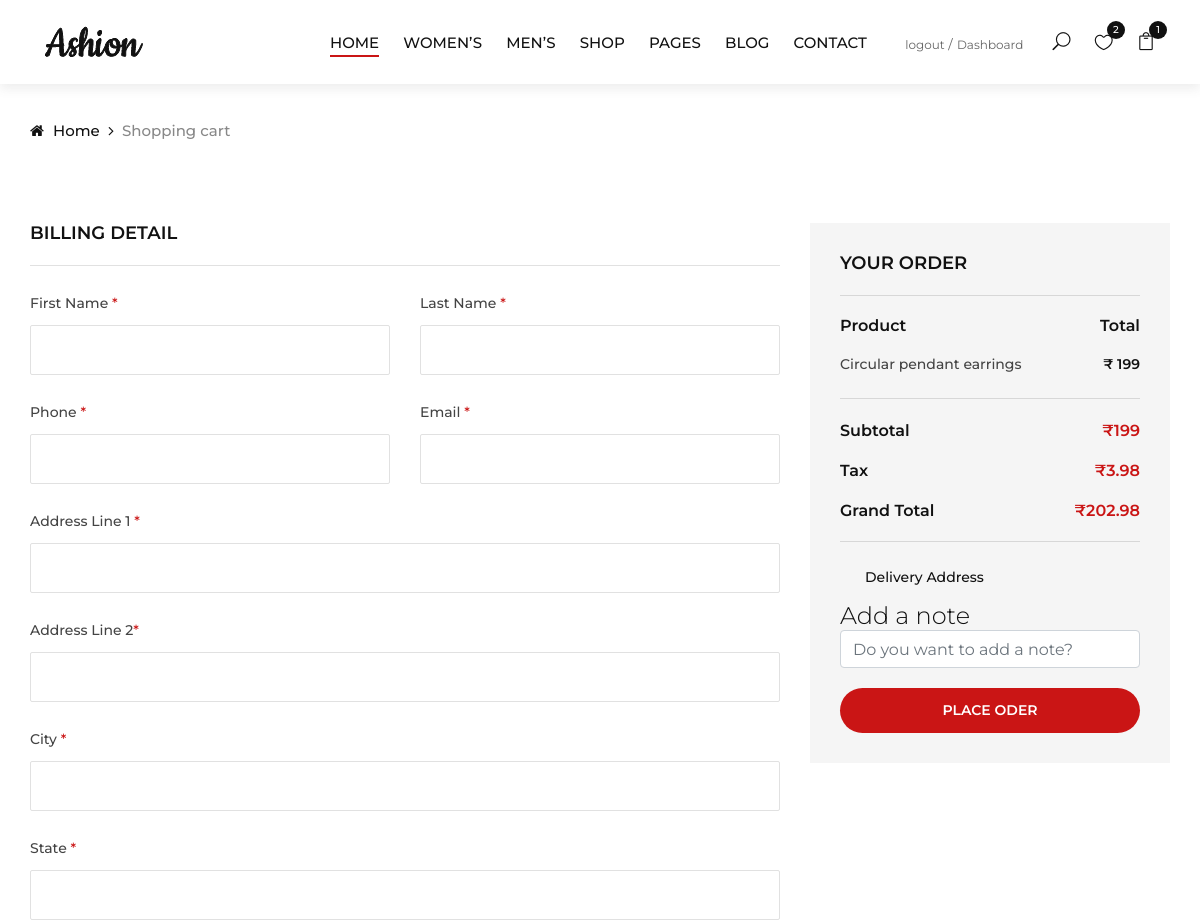
/cart/checkout/ (signed in, upper part), run on an earlier commit of the app's database.
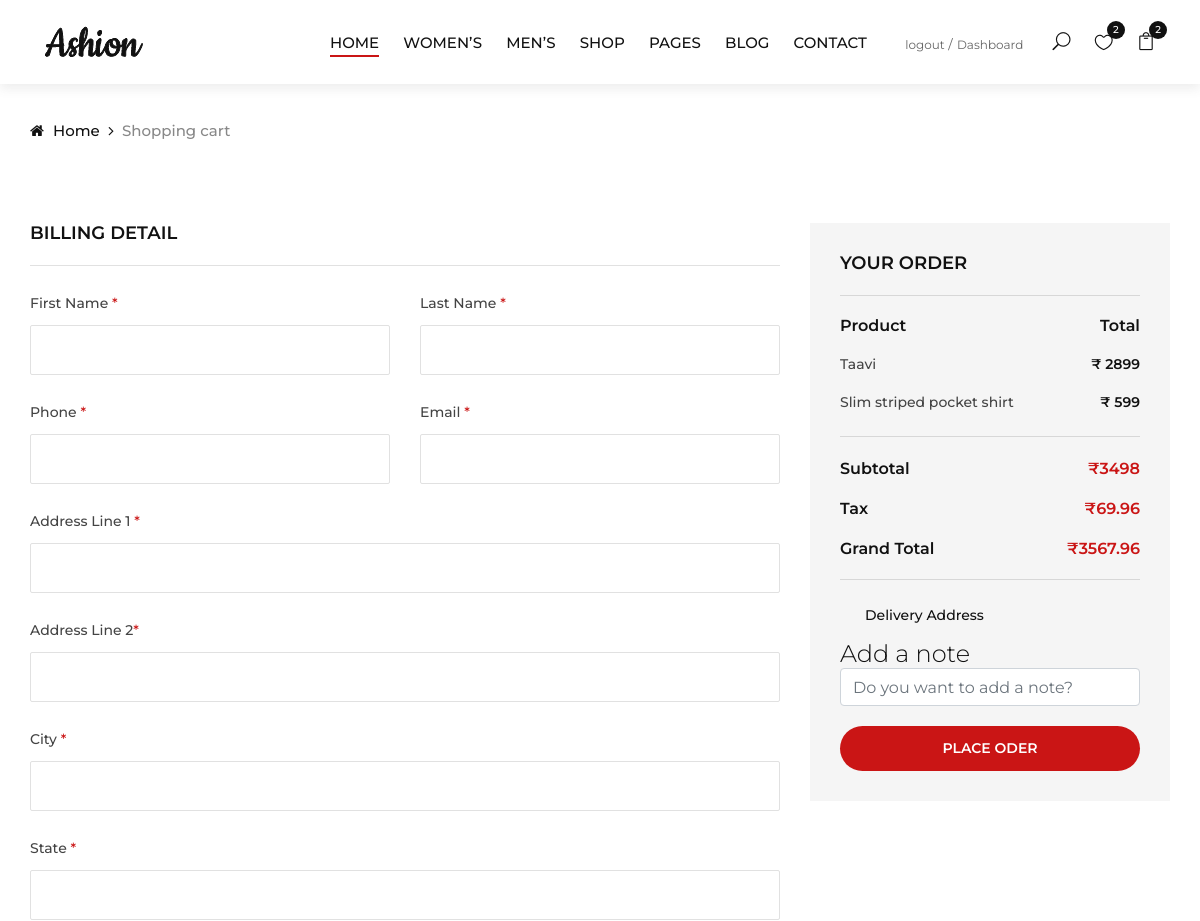
And on a later commit of the database.
### carts/models.py (models this page shows, shortened)
class CartItem(models.Model):
    user = models.ForeignKey(Account, on_delete=models.CASCADE, null=True)
    product = models.ForeignKey(Product, on_delete=models.CASCADE)
    variations = models.ManyToManyField(Variation, blank=True)
    cart = models.ForeignKey(Cart, on_delete=models.CASCADE,null=True)
    quantity = models.IntegerField()
    is_active = models.BooleanField(default=True)

### store/models.py (models this page shows, shortened)
class Product(models.Model):
    product_name = models.CharField(max_length=255, unique=True)
    slug = models.SlugField(max_length=255, unique=True)
    description = models.TextField(max_length=500, blank=True)
    price = models.IntegerField()
    stock = models.IntegerField()
    images = models.ImageField(upload_to='photos/products')
    cropping = ImageRatioField('images', '512x512')
    image_1 = models.ImageField(upload_to='photos/products',blank=True)
    image_2 = models.ImageField(upload_to='photos/products',blank=True)
    image_3 = models.ImageField(upload_to='photos/products',blank=True)
    image_4 = models.ImageField(upload_to='photos/products',blank=True)
    is_available = models.BooleanField(default=True)
    category = models.ForeignKey(Category, on_delete=models.CASCADE)
    created_date = models.DateTimeField(auto_now_add=True)
    modified_date = models.DateTimeField(auto_now=True)

### carts/views.py (the view)
# urls.py: path('checkout/',views.checkout,name='checkout'),
@login_required(login_url='login')
def checkout(request, total=0, quantity=0, cart_items=None):
    try:
        tax = 0
        grand_total = 0
        if request.user.is_authenticated:
            cart_items = CartItem.objects.filter(user=request.user, is_active=True)
            address = Delivery_address.objects.filter(user=request.user)
        else:
            cart = Cart.objects.get(cart_id=_cart_id(request))
            cart_items = CartItem.objects.filter(cart=cart, is_active=True)
        for cart_item in cart_items:
            total +=(cart_item.product.price * cart_item.quantity)
            quantity += cart_item.quantity
        tax = (2 * total)/100
        grand_total = total + tax
    except ObjectDoesNotExist:
        pass
    context ={
        'total' : total,
        'quantity' : quantity,
        'cart_items' : cart_items,
        'tax' : tax,
        'grand_total' : grand_total,
        'address': address,
    }
    return render (request, 'checkout.html', context)

### carts/context_processors.py (called while the page is built)
def counter(request):
    cart_count = 0
    if 'admin' in request.path:
        return{}
    else :
        try:
            cart = Cart.objects.filter(cart_id = _cart_id(request))
            if request.user.is_authenticated:
                cart_items = CartItem.objects.all().filter(user=request.user)
            else :
                cart_items = CartItem.objects.all().filter(cart=cart[:1])
            for cart_item in cart_items:
                cart_count += cart_item.quantity
        except Cart.DoesNotExist:
            cart_count = 0
    return dict(cart_count=cart_count)

### carts/views.py (called while the page is built)
def _cart_id(request):
    cart = request.session.session_key
    if not cart :
        cart = request.session.create()
    return cart

### category/context_processors.py (called while the page is built)
def menu_links(request):
    links = Category.objects.all()
    return dict(links=links)

### templates/checkout.html (shortened to what this page needs)
{% extends 'base.html' %} {% load static %} {% block content %}
<div class="breadcrumb-option">
  <div class="container">
    <div class="row">
      <div class="col-lg-12">
        <div class="breadcrumb__links">
          <a href="{% url 'home' %}"><i class="fa fa-home"></i> Home</a>
          <span>Shopping cart</span>
        </div>
      </div>
    </div>
  </div>
</div>
<section class="checkout spad">
  <div class="container">
    <form action="{% url 'save_address' %}" class="checkout__form" method="POST">
      <div class="row">
        <div class="col-lg-8">
          <h5>Billing detail</h5>
          <div class="row">
            <div class="col-lg-6 col-md-6 col-sm-6">
              <div class="checkout__form__input">
                <p>First Name <span>*</span></p>
                <input type="text" name="firstname" required />
              </div>
            </div>
            <div class="col-lg-6 col-md-6 col-sm-6">
              <div class="checkout__form__input">
                <p>Last Name <span>*</span></p>
                <input type="text" name="lastname" required />
              </div>
            </div>
            <div class="col-lg-6 col-md-6 col-sm-6">
              <div class="checkout__form__input">
                <p>Phone <span>*</span></p>
                <input type="text" name="phonenumber" required />
              </div>
            </div>
            <div class="col-lg-6 col-md-6 col-sm-6">
              <div class="checkout__form__input">
                <p>Email <span>*</span></p>
                <input type="email" name="email" required />
              </div>
            </div>
            <div class="col-lg-12">
              <div class="checkout__form__input">
                <p>Address Line 1 <span>*</span></p>
                <input type="text" name='addressfield_1' required />
              </div>
              <div class="checkout__form__input">
                <p>Address Line 2<span>*</span></p>
                <input type="text" name='addressfield_2' required />
              </div>
              <div class="checkout__form__input">
                <p>City <span>*</span></p>
                <input type="text" name="city" required />
              </div>
              <div class="checkout__form__input">
                <p>State <span>*</span></p>
                <input type="text" name="state" required />
              </div>
            </div>
          </div>
        </div>
      </form>
        <div class="col-lg-4">
          <div class="checkout__order">
            <h5>Your order</h5>
            <div class="checkout__order__product">
              <ul>
                <li>
                  <span class="top__text">Product</span>
                  <span class="top__text__right">Total</span>
                </li>
                {% for cart_items in cart_items %}
                <li>
                  {{cart_items.product.product_name}}<span
                    >₹ {{cart_items.product.price}}</span
                  >
                </li>
                {% endfor %}
              </ul>
            </div>
            <div class="checkout__order__total">
              <ul>
                <li>Subtotal <span>₹{{total}}</span></li>
                <li>Tax <span>₹{{tax}}</span></li>
                <li>Grand Total <span>₹{{grand_total}}</span></li>
              </ul>
            </div>
            <form action="{% url 'place_order' %}" method="post">
            <div class="checkout__order__widget">
              <label for="o-acc">
                Delivery Address
              </label>
                    <div class="checkout__order__widget">
                        <h4 style="font-weight: 300;">Add a note</h4>
                        <input type="text" name='ordernote' placeholder="Do you want to add a note?"
                            class="form-control">
                    </div>
            </div>
            <button type="submit" name="submit" class="site-btn">Place oder</button>
          </form>
          </div>
        </div>
      </div>
</section>
{% endblock content %}

What changed in the data, as far as the page shows it:
removed CartItem: product.product_name "Circular pendant earrings", product.price "199"
added CartItem: product.product_name "Taavi", product.price "2899"
added CartItem: product.product_name "Slim striped pocket shirt", product.price "599"
Also different on the page:
{{ cart_count }}: "1" → "2"
{{ total }}: "199" → "3498"
{{ tax }}: "3.98" → "69.96"
{{ grand_total }}: "202.98" → "3567.96"
